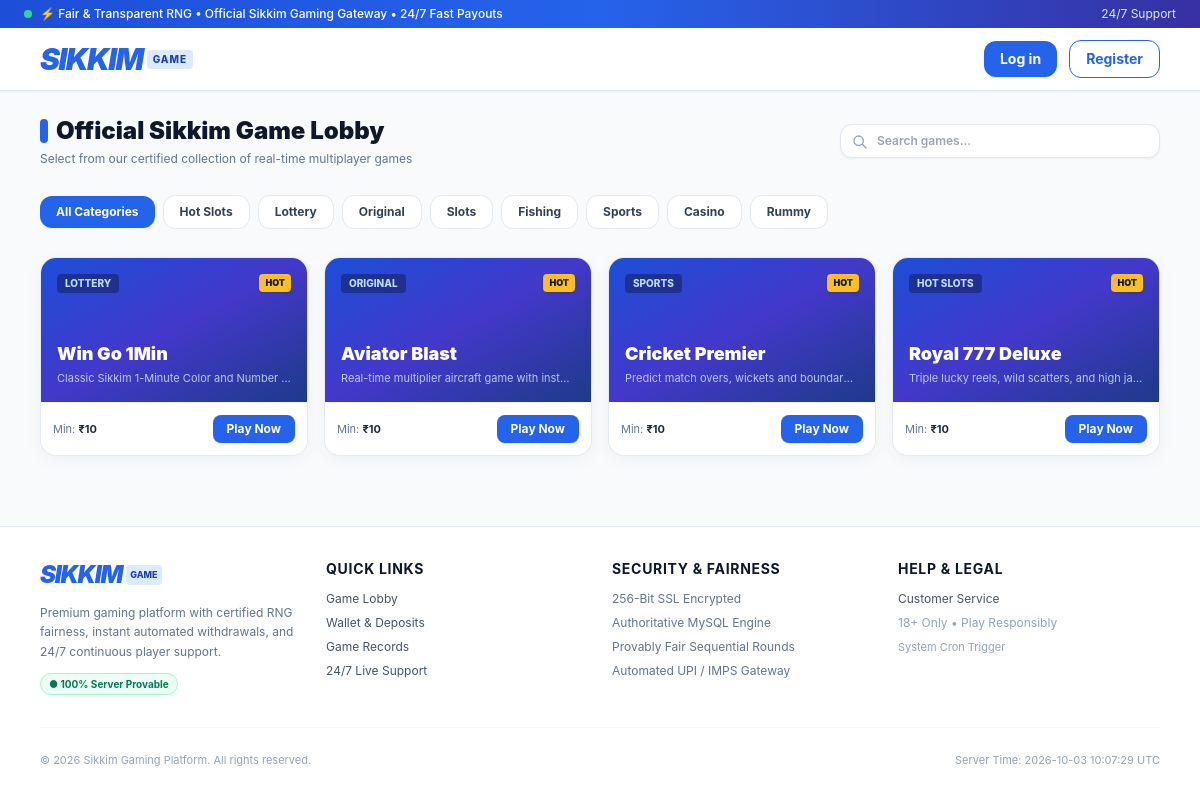
Screenshot of /games.php with the database file from the repository.
### tables this page shows
CREATE TABLE `categories` (
  `id` INT AUTO_INCREMENT PRIMARY KEY,
  `name` VARCHAR(50) NOT NULL,
  `slug` VARCHAR(50) NOT NULL UNIQUE,
  `icon` VARCHAR(255) NOT NULL,
  `display_order` INT NOT NULL DEFAULT 0,
  `status` ENUM('active', 'inactive') NOT NULL DEFAULT 'active',
  `created_at` TIMESTAMP DEFAULT CURRENT_TIMESTAMP,
  INDEX `idx_cat_order` (`display_order`),
  INDEX `idx_cat_status` (`status`)
);

CREATE TABLE `games` (
  `id` INT AUTO_INCREMENT PRIMARY KEY,
  `category_id` INT NOT NULL,
  `name` VARCHAR(100) NOT NULL,
  `slug` VARCHAR(100) NOT NULL UNIQUE,
  `image` VARCHAR(255) NOT NULL,
  `description` TEXT DEFAULT NULL,
  `status` ENUM('active', 'inactive') NOT NULL DEFAULT 'active',
  `display_order` INT NOT NULL DEFAULT 0,
  `is_recommended` TINYINT(1) NOT NULL DEFAULT 0,
  `config_json` TEXT DEFAULT NULL,
  `created_at` TIMESTAMP DEFAULT CURRENT_TIMESTAMP,
  `updated_at` TIMESTAMP DEFAULT CURRENT_TIMESTAMP ON UPDATE CURRENT_TIMESTAMP,
  FOREIGN KEY (`category_id`) REFERENCES `categories`(`id`) ON DELETE CASCADE,
  INDEX `idx_games_slug` (`slug`),
  INDEX `idx_games_rec` (`is_recommended`),
  INDEX `idx_games_status` (`status`),
  INDEX `idx_games_order` (`display_order`)
);

### includes/auth.php (called while the page is built, shortened)
<?php
function e(?string $string): string {
    return htmlspecialchars($string ?? '', ENT_QUOTES, 'UTF-8');
}

### games.php (the view, shortened to what this page needs)
<?php
require_once __DIR__ . '/includes/auth.php';
$pdo = getDB();
$categorySlug = trim($_GET['category'] ?? '');
$searchQuery = trim($_GET['q'] ?? '');
$categories = $pdo->query("SELECT * FROM `categories` WHERE `status` = 'active' ORDER BY `display_order` ASC")->fetchAll();
$sql = "
    SELECT g.*, c.name as category_name, c.slug as category_slug
    FROM `games` g
    LEFT JOIN `categories` c ON g.category_id = c.id
    WHERE g.status = 'active'
";
$params = [];
$sql .= " ORDER BY g.is_recommended DESC, g.display_order ASC, g.id ASC";
$stmt = $pdo->prepare($sql);
$stmt->execute($params);
$games = $stmt->fetchAll();
require_once __DIR__ . '/includes/header.php';
?>
<div class="w-full mb-6">
    <div class="flex flex-col sm:flex-row sm:items-center justify-between gap-4">
        <div>
            <h1 class="text-xl sm:text-2xl font-black text-slate-900 flex items-center gap-2">
                <span class="w-2 h-6 bg-blue-600 rounded-full inline-block"></span>
                Official Sikkim Game Lobby
            </h1>
            <p class="text-xs text-slate-500 mt-1">Select from our certified collection of real-time multiplayer games</p>
        </div>
        <form method="GET" action="/games.php" class="relative max-w-xs w-full">
            <input type="text" name="q" value="<?= e($searchQuery) ?>" placeholder="Search games..." class="w-full pl-9 pr-3 py-2 bg-white border border-slate-200 rounded-xl text-xs font-semibold focus:outline-none focus:ring-2 focus:ring-blue-500 shadow-sm">
            <svg class="w-4 h-4 text-slate-400 absolute left-3 top-2.5" fill="none" stroke="currentColor" viewBox="0 0 24 24"><path stroke-linecap="round" stroke-linejoin="round" stroke-width="2" d="M21 21l-6-6m2-5a7 7 0 11-14 0 7 7 0 0114 0z"/></svg>
        </form>
    </div>
</div>
<div class="w-full mb-6 overflow-x-auto no-scrollbar flex items-center gap-2 py-1">
    <a href="/games.php<?= !empty($searchQuery) ? '?q=' . urlencode($searchQuery) : '' ?>" class="px-4 py-2 rounded-xl text-xs font-bold transition shrink-0 <?= empty($categorySlug) ? 'bg-blue-600 text-white shadow-sm' : 'bg-white border border-slate-200 text-slate-700 hover:border-blue-400' ?>">
        All Categories
    </a>
    <?php foreach ($categories as $cat): ?>
        <a href="/games.php?category=<?= urlencode($cat['slug']) ?><?= !empty($searchQuery) ? '&q=' . urlencode($searchQuery) : '' ?>" class="px-4 py-2 rounded-xl text-xs font-bold transition shrink-0 flex items-center gap-1.5 <?= $categorySlug === $cat['slug'] ? 'bg-blue-600 text-white shadow-sm' : 'bg-white border border-slate-200 text-slate-700 hover:border-blue-400' ?>">
            <span><?= e($cat['name']) ?></span>
        </a>
    <?php endforeach; ?>
</div>
<div class="w-full mb-8">
    <?php if (!empty($games)): ?>
        <div class="grid grid-cols-2 sm:grid-cols-3 md:grid-cols-4 gap-4">
            <?php foreach ($games as $game): ?>
                <div class="card-premium overflow-hidden group hover:border-blue-400 transition flex flex-col">
                    <div class="h-32 sm:h-36 bg-gradient-to-br from-blue-700 via-indigo-700 to-blue-900 p-4 flex flex-col justify-between text-white relative">
                        <div class="flex justify-between items-start">
                            <span class="bg-black/30 backdrop-blur-sm text-[10px] font-extrabold uppercase px-2 py-0.5 rounded text-blue-200">
                                <?= e($game['category_name'] ?? 'Popular') ?>
                            </span>
                            <?php if ($game['is_recommended']): ?>
                                <span class="bg-amber-400 text-slate-900 text-[9px] font-black uppercase px-1.5 py-0.5 rounded shadow">HOT</span>
                            <?php endif; ?>
                        </div>
                        <div>
                            <h3 class="font-black text-base sm:text-lg leading-tight text-white group-hover:text-blue-200 transition">
                                <?= e($game['name']) ?>
                            </h3>
                            <p class="text-[11px] text-blue-100/80 truncate mt-0.5">
                                <?= e($game['description'] ?? 'Multiplayer live round') ?>
                            </p>
                        </div>
                    </div>
                    <div class="p-3 bg-white flex items-center justify-between gap-2 border-t border-slate-100 mt-auto">
                        <div class="text-[11px] text-slate-500">
                            Min: <strong class="text-slate-800">₹10</strong>
                        </div>
                        <a href="/game-play.php?slug=<?= urlencode($game['slug']) ?>" class="px-3.5 py-1.5 bg-blue-600 hover:bg-blue-700 text-white rounded-lg text-xs font-bold shadow-sm transition">
                            Play Now
                        </a>
                    </div>
                </div>
            <?php endforeach; ?>
        </div>
    <?php endif; ?>
</div>
<?php require_once __DIR__ . '/includes/footer.php'; ?>

### assets/css/style.css (style rules this page uses)
html, body { overflow-x: hidden; scroll-behavior: smooth; }
.no-scrollbar { -ms-overflow-style: none; scrollbar-width: none; }
.card-premium { background: #ffffff; border: 1px solid rgba(226, 232, 240, 0.9); box-shadow: 0 4px 20px -2px rgba(15, 23, 42, 0.05); border-radius: 1rem; }

### rows the page displays
categories: name "Hot Slots"
categories: name "Lottery"
categories: name "Original"
categories: name "Slots"
categories: name "Fishing"
categories: name "Sports"
categories: name "Casino"
categories: name "Rummy"
games: category.name "LOTTERY", is_recommended "HOT", name "Win Go 1Min", description "Classic Sikkim 1-Minute Color and Number…"
games: category.name "ORIGINAL", is_recommended "HOT", name "Aviator Blast", description "Real-time multiplier aircraft game with inst…"
games: category.name "SPORTS", is_recommended "HOT", name "Cricket Premier", description "Predict match overs, wickets and boundar…"
games: category.name "HOT SLOTS", is_recommended "HOT", name "Royal 777 Deluxe", description "Triple lucky reels, wild scatters, and high ja…"
